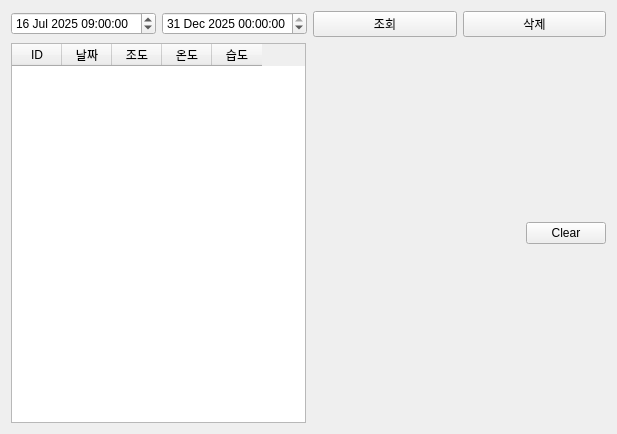
<?xml version="1.0" encoding="UTF-8"?>
<ui version="4.0">
 <class>Tab5SensorDatabase</class>
 <widget class="QWidget" name="Tab5SensorDatabase">
  <property name="geometry">
   <rect>
    <x>0</x>
    <y>0</y>
    <width>617</width>
    <height>434</height>
   </rect>
  </property>
  <property name="windowTitle">
   <string>Form</string>
  </property>
  <layout class="QVBoxLayout" name="verticalLayout_2">
   <item>
    <layout class="QHBoxLayout" name="horizontalLayout">
     <item>
      <widget class="QDateTimeEdit" name="pDateTimeEditFrom">
       <property name="dateTime">
        <datetime>
         <hour>9</hour>
         <minute>0</minute>
         <second>0</second>
         <year>2025</year>
         <month>7</month>
         <day>16</day>
        </datetime>
       </property>
      </widget>
     </item>
     <item>
      <widget class="QDateTimeEdit" name="pDateTimeEditTo">
       <property name="dateTime">
        <datetime>
         <hour>0</hour>
         <minute>0</minute>
         <second>0</second>
         <year>2025</year>
         <month>12</month>
         <day>31</day>
        </datetime>
       </property>
       <property name="maximumDateTime">
        <datetime>
         <hour>23</hour>
         <minute>59</minute>
         <second>59</second>
         <year>9999</year>
         <month>9</month>
         <day>30</day>
        </datetime>
       </property>
      </widget>
     </item>
     <item>
      <widget class="QPushButton" name="pPBsearchDB">
       <property name="text">
        <string>조회</string>
       </property>
      </widget>
     </item>
     <item>
      <widget class="QPushButton" name="pPBdeleteDB">
       <property name="text">
        <string>삭제</string>
       </property>
      </widget>
     </item>
    </layout>
   </item>
   <item>
    <layout class="QHBoxLayout" name="horizontalLayout_2" stretch="5,5">
     <item>
      <widget class="QTableWidget" name="pTBsensor">
       <attribute name="horizontalHeaderDefaultSectionSize">
        <number>50</number>
       </attribute>
       <column>
        <property name="text">
         <string>ID</string>
        </property>
       </column>
       <column>
        <property name="text">
         <string>날짜</string>
        </property>
       </column>
       <column>
        <property name="text">
         <string>조도</string>
        </property>
       </column>
       <column>
        <property name="text">
         <string>온도</string>
        </property>
       </column>
       <column>
        <property name="text">
         <string>습도</string>
        </property>
       </column>
      </widget>
     </item>
     <item>
      <layout class="QVBoxLayout" name="verticalLayout" stretch="2,8">
       <item>
        <layout class="QHBoxLayout" name="horizontalLayout_3" stretch="8,2">
         <item>
          <spacer name="horizontalSpacer">
           <property name="orientation">
            <enum>Qt::Orientation::Horizontal</enum>
           </property>
           <property name="sizeHint" stdset="0">
            <size>
             <width>40</width>
             <height>20</height>
            </size>
           </property>
          </spacer>
         </item>
         <item>
          <widget class="QPushButton" name="pPBClear">
           <property name="layoutDirection">
            <enum>Qt::LayoutDirection::LeftToRight</enum>
           </property>
           <property name="text">
            <string>Clear</string>
           </property>
          </widget>
         </item>
        </layout>
       </item>
       <item>
        <layout class="QVBoxLayout" name="pChartViewLayout"/>
       </item>
      </layout>
     </item>
    </layout>
   </item>
  </layout>
 </widget>
 <resources/>
 <connections/>
</ui>
